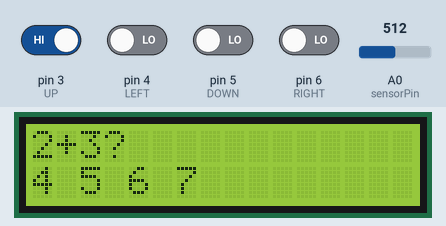
The sketch below on a simulated Arduino Uno, built with avr-gcc and run on an emulated ATmega328P. Parts: 16×2 character LCD. Inputs (shaded band) come from the test bench; at power-on: pin 3 (UP) HIGH, pin 4 (LEFT), pin 5 (DOWN), pin 6 (RIGHT) LOW, A0 (sensorPin) = 512. What the sketch prints to the serial monitor is not drawn.

Above: at 1.2 s.
1.3 s: A0 (sensorPin) set to 107
2.8 s: A0 (sensorPin) set to 94
At 4.1 s:
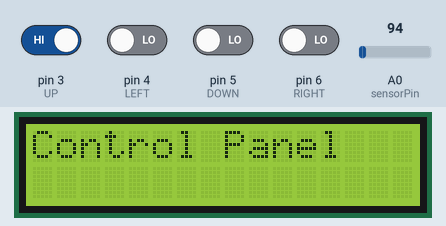
4.4 s: A0 (sensorPin) set to 110
At 4.51 s:
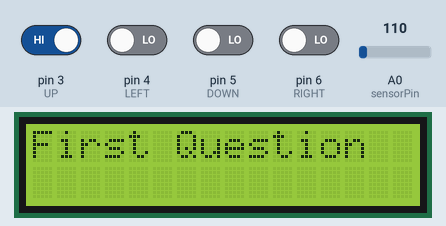
6.1 s: A0 (sensorPin) set to 90
At 6.17 s:
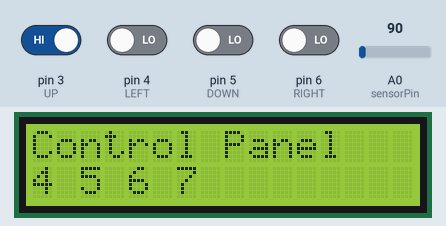
7.7 s: pin 4 (LEFT) driven HIGH and pin 5 (DOWN) driven HIGH
At 8.24 s:
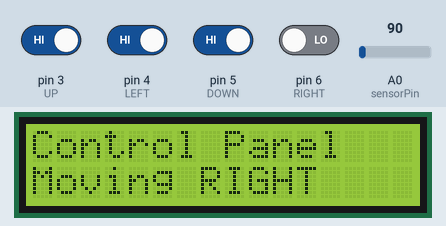
10.3 s: pin 3 (UP) driven LOW and pin 6 (RIGHT) driven HIGH
At 10.93 s:
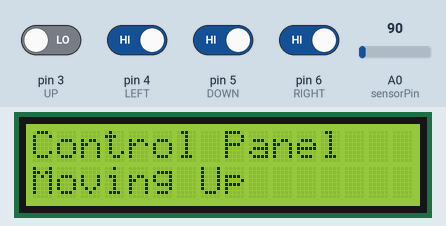

The sketch:

Remote.ino
```cpp
#define DOWN 5
#define LEFT 4
#define RIGHT 6
#define UP 3
int sensorPin=  A0;

int readU=0;
int readD=0;
int readL=0;
int readR=0;
int analogval=0;
bool flag=true;
//0705111601

#include <LiquidCrystal.h>

// initialize the library by associating any needed LCD interface pin
// with the arduino pin number it is connected to
const int rs = 7, en = 8, d4 = 9, d5 = 10, d6 = 11, d7 = 12;
LiquidCrystal lcd(rs, en, d4, d5, d6, d7);

void setup() {
  // put your setup code here, to run once:
  Serial.begin(9600);
  pinMode(UP,INPUT);
  pinMode(DOWN,INPUT);
  pinMode(LEFT,INPUT);
  pinMode(RIGHT,INPUT);
  lcd.begin(16, 2);
  // Print a message to the LCD.
  lcd.print("Control Panel");
}

void loop() {
  // put your main code here, to run repeatedly:
  readU=digitalRead(UP);
  readR=digitalRead(RIGHT);
  readD=digitalRead(DOWN);
  readL=digitalRead(LEFT);
  /*if(readU==HIGH && readR==LOW && readD==LOW && readL==LOW){
    Serial.println("UP");
  }
  else if(readU==LOW && readR==LOW && readD==LOW && readL==HIGH){
    Serial.println("LEFT");
  }
  else if(readU==LOW && readR==HIGH && readD==LOW && readL==LOW){
    Serial.println("RIGHT");
  }
  else if(readU==LOW && readR==LOW && readD==HIGH && readL==LOW){
    Serial.println("DOWN");
  }
  else if(readU==LOW && readR==LOW && readD==LOW && readL==LOW){
  }
  else{
    Serial.println("UNDEF");
  }*/
  if(analogval<100){
    flag=true;
    lcd.setCursor(0, 0);
    lcd.print("Control Panel");
  if(readU==LOW && readR==HIGH && readD==HIGH && readL==HIGH){

    lcd.setCursor(0, 1);
  // print the number of seconds since reset:
    lcd.print("Moving Up");
  }
  else if(readU==HIGH && readR==HIGH && readD==HIGH && readL==LOW){
    lcd.setCursor(0, 1);
     lcd.print("Moving LEFT");
  }
  else if(readU==HIGH && readR==LOW && readD==HIGH && readL==HIGH){
    lcd.setCursor(0, 1);
    lcd.print("Moving RIGHT");
  }
  else if(readU==HIGH && readR==HIGH && readD==LOW && readL==HIGH){
    lcd.setCursor(0, 1);
    lcd.print("Moving DOWN");
  }
  else if(readU==HIGH && readR==HIGH && readD==HIGH && readL==HIGH){
   // Serial.println("ÄLLHIGH");
  }
  else{
   //Serial.println("UNDEF");
  }
  Serial.println(readU);
  Serial.println(readD);
  Serial.println(readL);
  Serial.println(readR);
  Serial.println("\n\n\n");
  delay(100);
  readU=0;
  readR=0;
  readD=0;
  readL=0;
  lcd.setCursor(0, 1);
  // print the number of seconds since reset:
  //lcd.clear();
  lcd.print("                        ");
  }
  analogval= 1.0*(analogRead(sensorPin));
  Serial.println(analogval);
  if(analogval>100 && flag)
{
  lcd.clear();
  lcd.setCursor(0, 0);
  lcd.print("First Question");
  delay(200);
  // print the number of seconds since reset:
  lcd.clear();
  lcd.print("2+3?");
  lcd.setCursor(0, 1);
  // print the number of seconds since reset:
  //lcd.clear();
  lcd.print("4 5 6 7");
  delay(200);
  flag=false;
}
}
```

Measured:
- the behaviour switches between 100 and 99 on A0 (sensorPin) (found by bisection; images 0 and 1)
- after the input at 2.8 s, the display: first changes at once (image 1 shows a later state)
- after the input at 4.4 s, the display: changes at once (image 2)
- after the input at 6.1 s, the display: changes at once (image 3)
- after the input at 7.7 s, the display: changes at once (image 4)
- after the input at 10.3 s, the display: changes after 0.10 s (image 5)
- what the display in image 4 shows lasts 0.5 s, from 8.0 s to 8.5 s
